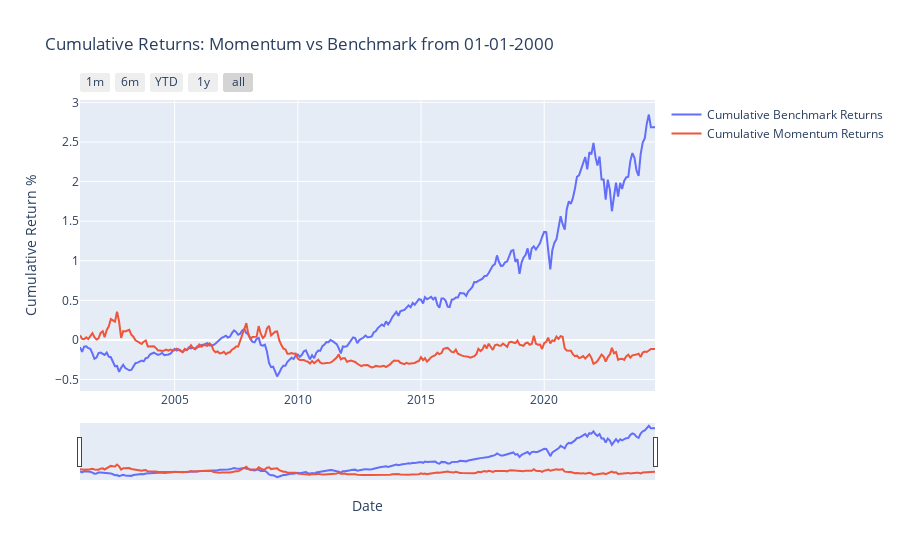

Notebook cell for this chart:
### Code cell
# Create a Plotly figure
fig = go.Figure()

# Add the cumulative benchmark returns line trace
fig.add_trace(
    go.Scatter(
        x=cumulative_benchmark_returns.index,
        y=cumulative_benchmark_returns,
        mode='lines',
        name='Cumulative Benchmark Returns'
    )
)

# Add the cumulative momentum returns line trace
fig.add_trace(
    go.Scatter(
        x=cumulative_momentum_returns.index,
        y=cumulative_momentum_returns,
        mode='lines',
        name='Cumulative Momentum Returns'
    )
)

# Configure the x-axis to show months when zoomed in and add range selector buttons
fig.update_layout(
    title='Cumulative Returns: Momentum vs Benchmark from 01-01-2000',
    xaxis_title='Date',
    yaxis_title='Cumulative Return %',
    xaxis=dict(
        tickmode='auto',
        rangeslider=dict(
            visible=True
        ),
        rangeselector=dict(
            buttons=list([
                dict(count=1, label="1m", step="month", stepmode="backward"),
                dict(count=6, label="6m", step="month", stepmode="backward"),
                dict(count=1, label="YTD", step="year", stepmode="todate"),
                dict(count=1, label="1y", step="year", stepmode="backward"),
                dict(step="all")
            ])
        ),
        type="date"
    ),
)

# Show the plot
fig.show()

### Figure 1 — Plotly figure (JSON) as saved in the notebook; plotly's stock layout.template omitted (floating-point values rounded to 4 significant figures; data arrays with more than 128 entries replaced by an {"elided": "..."} marker saying what was removed)
{"data": [{"mode": "lines", "name": "Cumulative Benchmark Returns", "type": "scatter", "x": {"elided": "281 str values"}, "y": {"elided": "281 float values"}}, {"mode": "lines", "name": "Cumulative Momentum Returns", "type": "scatter", "x": {"elided": "281 str values"}, "y": {"elided": "281 float values"}}], "layout": {"title": {"text": "Cumulative Returns: Momentum vs Benchmark from 01-01-2000"}, "xaxis": {"rangeselector": {"buttons": [{"count": 1, "label": "1m", "step": "month", "stepmode": "backward"}, {"count": 6, "label": "6m", "step": "month", "stepmode": "backward"}, {"count": 1, "label": "YTD", "step": "year", "stepmode": "todate"}, {"count": 1, "label": "1y", "step": "year", "stepmode": "backward"}, {"step": "all"}]}, "rangeslider": {"visible": true}, "tickmode": "auto", "title": {"text": "Date"}, "type": "date"}, "yaxis": {"title": {"text": "Cumulative Return %"}}}}
